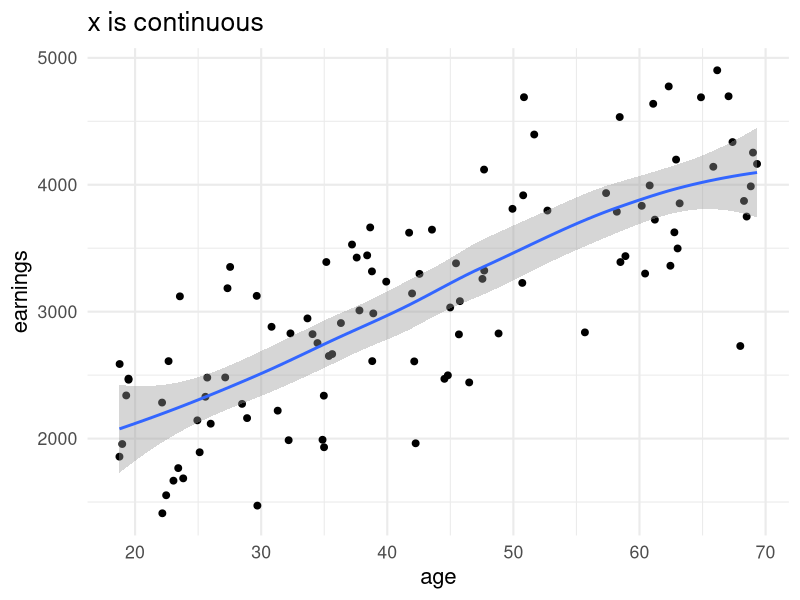
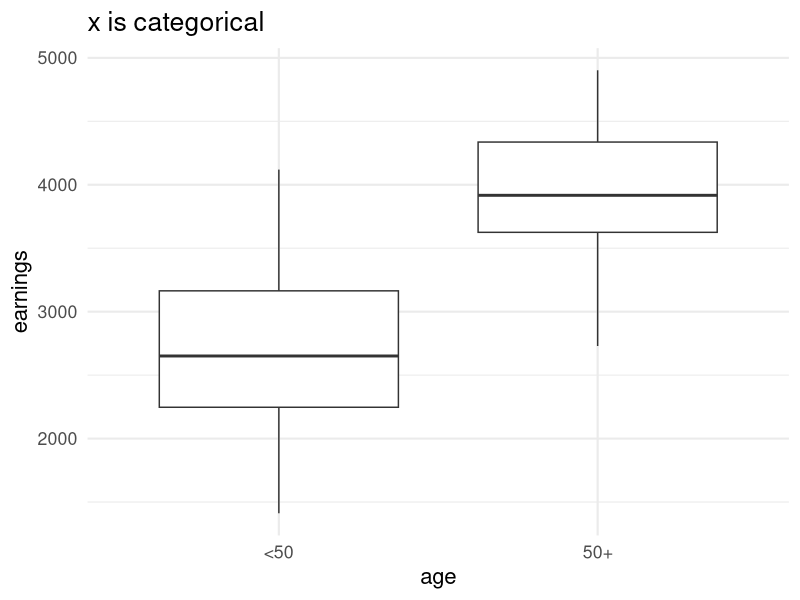
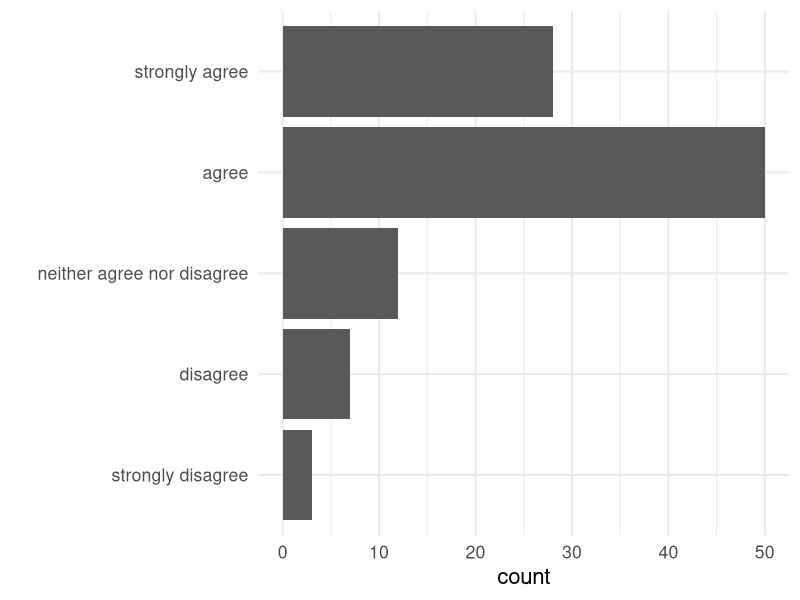
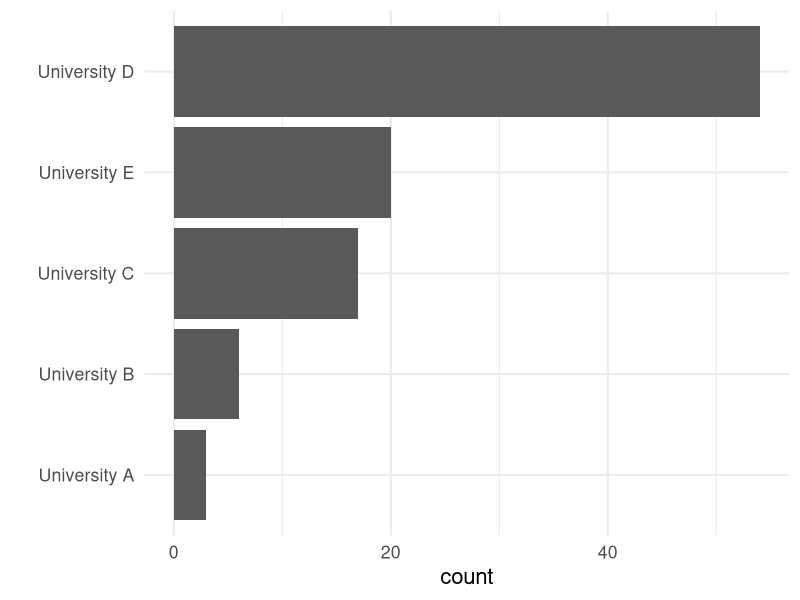

Reproduce these figures in R, in order.
## ---- chunk 1
#| echo: false
#| include: false
#| cache: true
library(tidyverse)

my_data <- tibble(
  age = runif(100, 18, 70), 
  earnings = age*50 + rnorm(100, 1000, 500)
)

p1 <- ggplot(my_data, aes(age, earnings)) + 
  geom_point(size = 2) + 
  geom_smooth() +
  theme_minimal(base_size = 16) +
  labs(title = "x is continuous")

ggsave("images/temp_continuous.png", p1, width = 6, height = 5, dpi = 150, bg = "white")

my_data <- my_data |> 
  mutate(age_category = ifelse(age < 50, "<50", "50+"))

p2 <- ggplot(my_data, aes(age_category, earnings)) + 
  geom_boxplot() + 
  xlab("age") +
  theme_minimal(base_size = 16) +
  labs(title = "x is categorical")

ggsave("images/temp_categorical.png", p2, width = 6, height = 5, dpi = 150, bg = "white")
## ---- chunk 2
#| echo: false
#| include: false
#| cache: true
library(tidyverse)

rating_categories <- c("strongly disagree", "disagree", "neither agree nor disagree", "agree", "strongly agree")
ratings <- sample(rating_categories, size = 100, replace = TRUE, prob = c(1, 1, 3, 10, 5)/20) 

D <- data.frame(ratings = ratings) |> 
  mutate(ratings = factor(ratings, rating_categories))

p3 <- ggplot(D, aes(ratings)) + 
  geom_bar() + 
  coord_flip() + 
  labs(x = "") +
  theme_minimal(base_size = 16)

ggsave("images/temp_ordinal.png", p3, width = 6, height = 5, dpi = 150, bg = "white")

univ_categories <- c("University A", "University B", "University C", "University D", "University E")
univs <- sample(univ_categories, size = 100, replace = TRUE, prob = c(1, 1, 3, 10, 5)/20) 

D <- data.frame(univs = univs) 

p4 <- ggplot(D, aes(fct_rev(fct_infreq(univs)))) + 
  geom_bar() + 
  coord_flip() + 
  labs(x = "") +
  theme_minimal(base_size = 16)

ggsave("images/temp_categorical_ranking.png", p4, width = 6, height = 5, dpi = 150, bg = "white")
